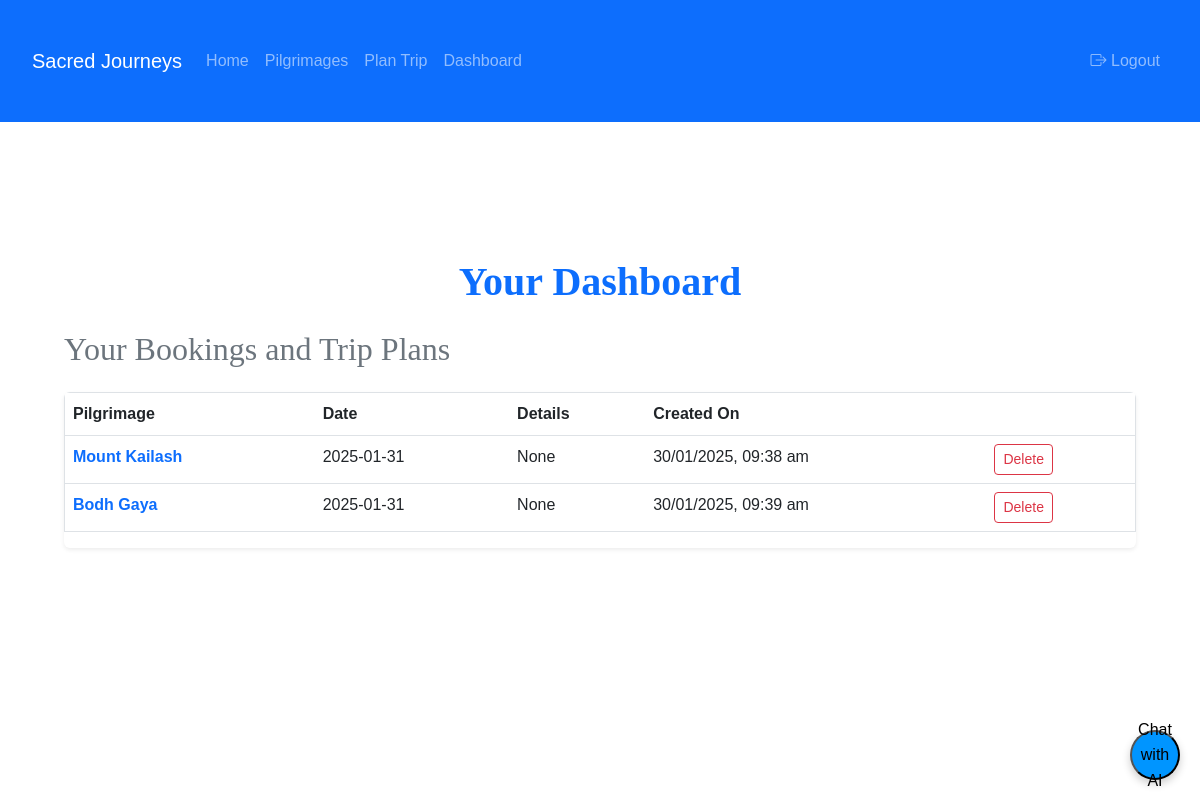
Page /dashboard (signed in) on the committed database.
### models.py (models this page shows)
class Booking(db.Model):
    id = db.Column(db.Integer, primary_key=True)
    user_id = db.Column(db.Integer, db.ForeignKey('user.id'), nullable=False)
    pilgrimage_id = db.Column(db.Integer, db.ForeignKey('pilgrimage.id'), nullable=False)
    travel_date = db.Column(db.Date, nullable=False)
    special_requirements = db.Column(db.Text)
    created_at = db.Column(db.DateTime, default=datetime.utcnow)
    pilgrimage = db.relationship('Pilgrimage', back_populates='bookings')

class Pilgrimage(db.Model):
    id = db.Column(db.Integer, primary_key=True)
    name = db.Column(db.String(100), nullable=False)
    location = db.Column(db.String(100), nullable=False)
    description = db.Column(db.Text, nullable=False)
    duration = db.Column(db.String(50))
    best_time = db.Column(db.String(100))
    image_url = db.Column(db.String(200))
    bookings = db.relationship('Booking', back_populates='pilgrimage')
    trip_plans = db.relationship('TripPlan', back_populates='pilgrimage')

class TripPlan(db.Model):
    id = db.Column(db.Integer, primary_key=True)
    user_id = db.Column(db.Integer, db.ForeignKey('user.id'), nullable=False)
    pilgrimage_id = db.Column(db.Integer, db.ForeignKey('pilgrimage.id'), nullable=False)
    start_date = db.Column(db.Date, nullable=False)
    end_date = db.Column(db.Date, nullable=False)
    num_travelers = db.Column(db.Integer, nullable=False)
    accommodation_type = db.Column(db.String(20), nullable=False)
    transportation = db.Column(db.String(20), nullable=False)
    additional_notes = db.Column(db.Text)
    created_at = db.Column(db.DateTime, default=datetime.utcnow)
    pilgrimage = db.relationship('Pilgrimage', back_populates='trip_plans')

### routes.py (the view)
@main.route('/dashboard')
@login_required
def dashboard():
    user_bookings = current_user.bookings.order_by(Booking.travel_date.desc()).all()
    user_trip_plans = TripPlan.query.filter_by(user_id=current_user.id).order_by(TripPlan.start_date.desc()).all()
    return render_template('dashboard.html', bookings=user_bookings, trip_plans=user_trip_plans)

### app.py (called while the page is built)
def create_app(config_class=Config):
    app = Flask(__name__)
    app.config.from_object(config_class)
    db.init_app(app)
    migrate.init_app(app, db)
    login_manager.init_app(app)
    login_manager.login_view = 'auth.login'
    @app.route('/static/<path:filename>')
    def static_files(filename):
        return send_from_directory('static', filename)
    with app.app_context():
        db.create_all()
        @login_manager.user_loader
        def load_user(user_id):
            return User.query.get(int(user_id))
        app.register_blueprint(main)
        app.register_blueprint(auth)
    return app

### templates/dashboard.html (shortened to what this page needs)
{% extends "base.html" %}
{% block content %}
<div class="container my-5">
    <h1 class="display-4 mb-4 text-center text-primary">Your Dashboard</h1>
    <h2 class="mb-4 text-secondary">Your Bookings and Trip Plans</h2>
    {% if bookings or trip_plans %}
    <div class="table-responsive shadow-sm rounded">
        <table class="table table-hover border">
            <thead >
                <tr>
                    <th scope="col">Pilgrimage</th>
                    <th scope="col">Date</th>
                    <th scope="col">Details</th>
                    <th scope="col">Created On</th>
                    <th scope="col"></th>
                </tr>
            </thead>
            <tbody>
                {% for booking in bookings %}
                <tr class="animate__animated animate__fadeIn">
                    <td><a href="{{ url_for('main.pilgrimage', id=booking.pilgrimage.id) }}" class="text-decoration-none text-primary fw-bold">{{ booking.pilgrimage.name }}</a></td>
                    <td>{{ booking.travel_date.strftime('%Y-%m-%d') }}</td>
                    <td>{{ booking.special_requirements or 'None' }}</td>
                    <td class="booking-time">{{ booking.created_at.strftime('%Y-%m-%d %H:%M') }}</td>
                    <td>
                        <button
                            class="btn btn-sm btn-outline-danger action-btn delete-btn"
                            data-id="{{ booking.id }}"
                            data-type="booking">
                            Delete
                        </button>
                    </td>
                </tr>
                {% endfor %}
                {% for trip_plan in trip_plans %}
                <tr class="animate__animated animate__fadeIn">
                    <td><a href="{{ url_for('main.pilgrimage', id=trip_plan.pilgrimage.id) }}" class="text-decoration-none text-primary fw-bold">{{ trip_plan.pilgrimage.name }}</a></td>
                    <td>{{ trip_plan.start_date.strftime('%Y-%m-%d') }}</td>
                    <td>{{ trip_plan.additional_notes or 'None' }}</td>
                    <td class="booking-time">{{ trip_plan.created_at.strftime('%Y-%m-%d %H:%M') }}</td>
                    <td>
                        <button
                            class="btn btn-sm btn-outline-danger action-btn delete-btn"
                            data-id="{{ trip_plan.id }}"
                            data-type="trip_plan">
                            Delete
                        </button>
                    </td>
                </tr>
                {% endfor %}
            </tbody>
        </table>
    </div>
    {% else %}
    <div class="alert alert-info d-flex align-items-center justify-content-center" role="alert">
        <span>You haven't made any bookings or trip plans yet. <a href="{{ url_for('main.pilgrimages') }}" class="alert-link fw-bold">Explore pilgrimages</a> to get started!</span>
    </div>
    {% endif %}
</div>
{% endblock %}

### static/css/style.css (style rules this page uses)
* { margin: 0; padding: 0; box-sizing: border-box; }
body { font-family: "Lora", serif; background-color: #f9f9f9; color: #333; overflow-x: hidden; }
html { scroll-behavior: smooth; }
body { font-family: "Poppins", sans-serif; background-color: #f9f9f9; color: #333; overflow-x: hidden; }
.container { max-width: 1200px; margin: 0 auto; padding: 2rem; }
h1 { font-size: 2.5rem; font-weight: bold; text-align: center; margin-bottom: 1rem; }
body { font-family: "Poppins", sans-serif; background: linear-gradient( 135deg, #f5f7fa, #c3cfe2 ); color: #333; line-height: 1.6; overflow-x: hidden; }
h1, h2, h3, h4, h5, h6 { font-family: "Playfair Display", serif; color: #1a233e; }
h1.display-4 { font-size: 2.5rem; font-weight: bold; margin-bottom: 1rem; }
body { font-family: "Poppins", sans-serif; background: url("/static/images/background.jpg") no-repeat center center fixed; background-size: cover; color: #333; line-height: 1.6; overflow-x: hidden; }
h1 { font-size: 2.5rem; font-weight: bold; color: #1a233e; text-align: center; margin-bottom: 1rem; }

### rows in the picture
Booking: pilgrimage.name "Mount Kailash", travel_date "2025-01-31", special_requirements "None"
TripPlan: pilgrimage.name "Bodh Gaya", start_date "2025-01-31", additional_notes "None"
